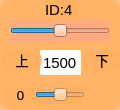
     <widget class="QWidget" name="widget_id4" native="true">
      <property name="geometry">
       <rect>
        <x>370</x>
        <y>170</y>
        <width>120</width>
        <height>110</height>
       </rect>
      </property>
      <property name="styleSheet">
       <string notr="true">background-color: rgb(255, 176, 97, 200);
border-radius:10px;</string>
      </property>
      <widget class="QSlider" name="horizontalSlider_4">
       <property name="geometry">
        <rect>
         <x>10</x>
         <y>20</y>
         <width>100</width>
         <height>22</height>
        </rect>
       </property>
       <property name="autoFillBackground">
        <bool>false</bool>
       </property>
       <property name="styleSheet">
        <string notr="true">background-color: rgb(255, 170, 127);
border-radius:0px;</string>
       </property>
       <property name="minimum">
        <number>500</number>
       </property>
       <property name="maximum">
        <number>2500</number>
       </property>
       <property name="pageStep">
        <number>1</number>
       </property>
       <property name="value">
        <number>1500</number>
       </property>
       <property name="orientation">
        <enum>Qt::Horizontal</enum>
       </property>
      </widget>
      <widget class="QLabel" name="label_ID4">
       <property name="geometry">
        <rect>
         <x>45</x>
         <y>0</y>
         <width>32</width>
         <height>20</height>
        </rect>
       </property>
       <property name="font">
        <font>
         <family>Arial</family>
         <pointsize>11</pointsize>
        </font>
       </property>
       <property name="styleSheet">
        <string notr="true">background-color: rgb(255, 255, 255， 0);
border-radius:0px;</string>
       </property>
       <property name="text">
        <string>ID:4</string>
       </property>
      </widget>
      <widget class="QLineEdit" name="lineEdit_4">
       <property name="geometry">
        <rect>
         <x>40</x>
         <y>50</y>
         <width>41</width>
         <height>25</height>
        </rect>
       </property>
       <property name="font">
        <font>
         <family>Arial</family>
         <pointsize>11</pointsize>
        </font>
       </property>
       <property name="autoFillBackground">
        <bool>false</bool>
       </property>
       <property name="styleSheet">
        <string notr="true">background-color: rgb(255, 255, 255);
border-radius:0px;</string>
       </property>
       <property name="text">
        <string>1500</string>
       </property>
       <property name="alignment">
        <set>Qt::AlignCenter</set>
       </property>
       <property name="readOnly">
        <bool>false</bool>
       </property>
      </widget>
      <widget class="QLabel" name="label_10">
       <property name="geometry">
        <rect>
         <x>82</x>
         <y>50</y>
         <width>40</width>
         <height>21</height>
        </rect>
       </property>
       <property name="font">
        <font>
         <family>Arial</family>
         <pointsize>10</pointsize>
        </font>
       </property>
       <property name="styleSheet">
        <string notr="true">background-color: rgb(255, 255, 255， 0);</string>
       </property>
       <property name="text">
        <string>&lt;html&gt;&lt;head/&gt;&lt;body&gt;&lt;p align=&quot;center&quot;&gt;下&lt;/p&gt;&lt;/body&gt;&lt;/html&gt;</string>
       </property>
      </widget>
      <widget class="QLabel" name="label_d4">
       <property name="geometry">
        <rect>
         <x>5</x>
         <y>87</y>
         <width>31</width>
         <height>16</height>
        </rect>
       </property>
       <property name="font">
        <font>
         <family>DejaVu Sans</family>
         <pointsize>10</pointsize>
        </font>
       </property>
       <property name="styleSheet">
        <string notr="true">background-color: rgb(255, 255, 255， 0);</string>
       </property>
       <property name="text">
        <string>0</string>
       </property>
       <property name="alignment">
        <set>Qt::AlignCenter</set>
       </property>
      </widget>
      <widget class="QLabel" name="label_12">
       <property name="geometry">
        <rect>
         <x>2</x>
         <y>50</y>
         <width>40</width>
         <height>21</height>
        </rect>
       </property>
       <property name="font">
        <font>
         <family>Arial</family>
         <pointsize>10</pointsize>
        </font>
       </property>
       <property name="styleSheet">
        <string notr="true">background-color: rgb(255, 255, 255， 0);</string>
       </property>
       <property name="text">
        <string>&lt;html&gt;&lt;head/&gt;&lt;body&gt;&lt;p align=&quot;center&quot;&gt;上&lt;/p&gt;&lt;/body&gt;&lt;/html&gt;</string>
       </property>
      </widget>
      <widget class="QSlider" name="horizontalSlider_14">
       <property name="geometry">
        <rect>
         <x>35</x>
         <y>85</y>
         <width>50</width>
         <height>20</height>
        </rect>
       </property>
       <property name="styleSheet">
        <string notr="true">background-color: rgb(255, 255, 255， 0);</string>
       </property>
       <property name="minimum">
        <number>-150</number>
       </property>
       <property name="maximum">
        <number>150</number>
       </property>
       <property name="pageStep">
        <number>1</number>
       </property>
       <property name="orientation">
        <enum>Qt::Horizontal</enum>
       </property>
      </widget>
     </widget>
